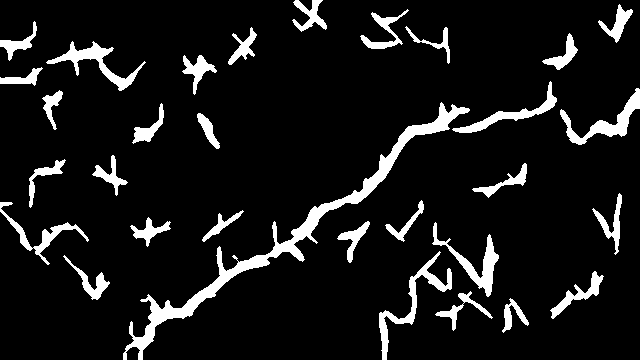
#> input picture outputs/segmentation/crack2_filtered.png, 640 x 360 px
$ python test_skeletonization.py
#> lines starting #> are read from the running program, lines starting #| are printed output that depends on the picture; after the words box and inside, x2 and y2 are one past the last pixel; in counts of white or black regions, pixels touching at a corner belong together
#> `binary_mask = cv2.imread( INPUT_PATH, cv2.IMREAD_GRAYSCALE )`: binary_mask: shape (360, 640); 9.3% white; 31 white regions, largest, box (x1, y1, x2, y2) and area: (123, 102, 470, 360) 5228, (379, 251, 452, 360) 1206, (560, 88, 640, 145) 1141
### skeletonization.py
import cv2
import numpy as np
from skimage.morphology import skeletonize


def skeletonize_crack(binary_mask):
    """
    Jassi — Convert the binary crack mask into a
    one-pixel-wide skeleton.

    The skeleton preserves the shape and connectivity
    of the detected crack structure.
    """

    # Convert 0/255 image to boolean
    binary = binary_mask > 0

    # Skeletonization
    skeleton = skeletonize(binary)
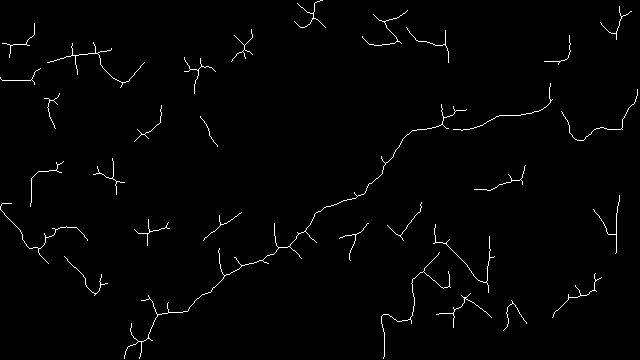
#> skeleton: shape (360, 640) bool; 1.3% white in thin lines or dots

    # Convert back to 0/255
    skeleton_image = (
        skeleton.astype(np.uint8) * 255
    )
#> skeleton_image: shape (360, 640); 1.3% white in thin lines or dots

    return skeleton_image

### test_skeletonization.py
import cv2

from skeletonization import skeletonize_crack


# Jassi's filtered segmentation output
INPUT_PATH = "outputs/segmentation/crack2_filtered.png"

# Skeleton output
OUTPUT_PATH = "outputs/segmentation/crack2_skeleton.png"


# Load binary crack mask
binary_mask = cv2.imread(
    INPUT_PATH,
    cv2.IMREAD_GRAYSCALE
)

if binary_mask is None:
    raise FileNotFoundError(
        f"Could not load: {INPUT_PATH}"
    )


# Skeletonize the crack mask
skeleton = skeletonize_crack(
    binary_mask
)


# Save skeleton
cv2.imwrite(
    OUTPUT_PATH,
    skeleton
)


print("Skeletonization completed successfully.")
print("Skeleton output:", OUTPUT_PATH)

$ run again, with outputs/segmentation/crack1_filtered.png copied over outputs/segmentation/crack2_filtered.png
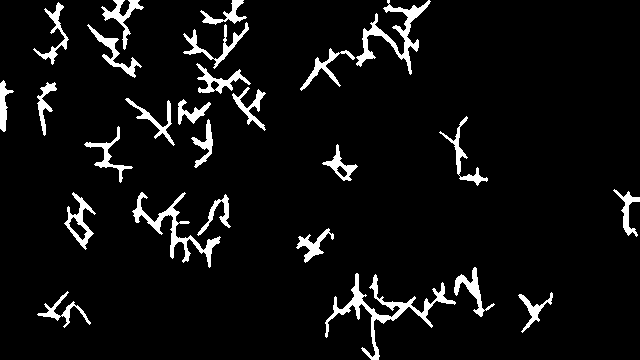
#> input picture outputs/segmentation/crack1_filtered.png, 640 x 360 px
#> binary_mask: shape (360, 640); 6.1% white; 26 white regions, largest, box (x1, y1, x2, y2) and area: (325, 273, 456, 360) 1717, (356, 0, 431, 75) 1276, (132, 192, 221, 268) 1191
#> in skeletonize_crack, `skeleton = skeletonize(binary)`:
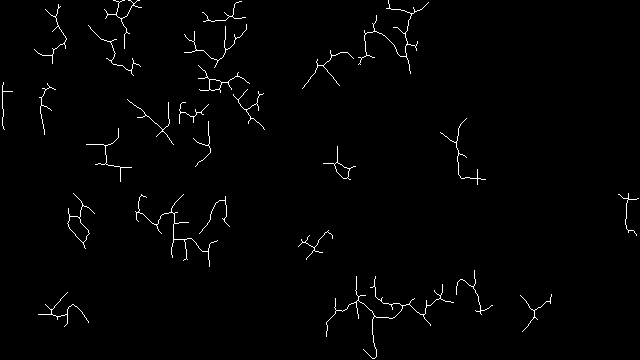
#> skeleton: shape (360, 640) bool; 1.3% white in thin lines or dots
#> skeleton_image: shape (360, 640); 1.3% white in thin lines or dots
